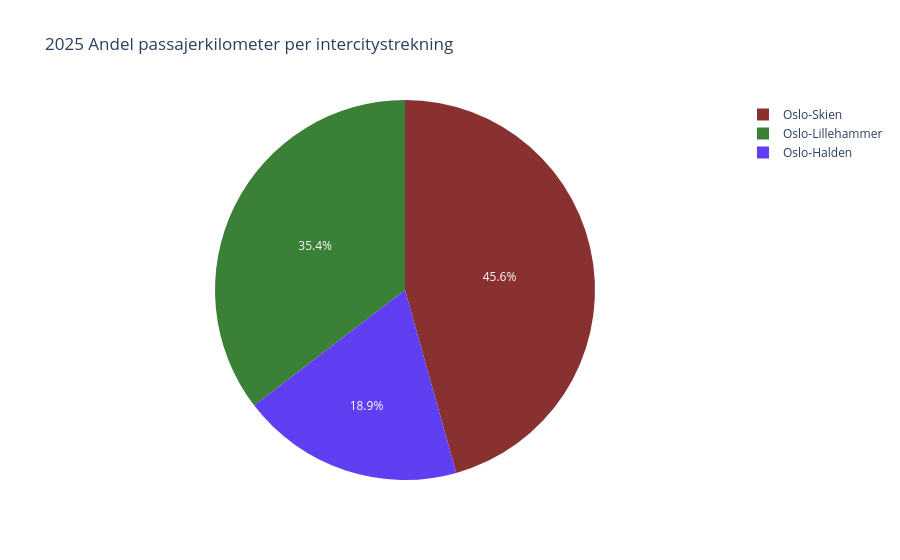

Notebook source saved alongside this figure:
### Code cell
data = {
    'Intercitystrekning': ['Oslo-Skien', 'Oslo-Lillehammer', 'Oslo-Halden'],
    'Transportarbeid': [vestfold.value.iloc[-1] / 1e9, 
                        innlandet.value.iloc[-1] / 1e9, 
                        ostfold.value.iloc[-1] / 1e9]
    }

kollektiv_df = pd.DataFrame(data)

color_map = {
    'Oslo-Skien': "#893030",
    'Oslo-Lillehammer': "#3B8037",
    'Oslo-Halden': "#603FF3"
}

# 3. Lag diagrammet med både names og color satt til den nye kolonnen
fig = px.pie(
    kollektiv_df,
    names='Intercitystrekning',
    color='Intercitystrekning',
    values='Transportarbeid',
    title='2025 Andel passajerkilometer per intercitystrekning',
    color_discrete_map=color_map,
)

fig.show()

### Figure 1 — Plotly figure (JSON) as saved in the notebook; plotly's stock layout.template omitted (floating-point values rounded to 4 significant figures)
{"data": [{"customdata": [["Oslo-Skien"], ["Oslo-Lillehammer"], ["Oslo-Halden"]], "domain": {"x": [0, 1], "y": [0, 1]}, "hovertemplate": "Intercitystrekning=%{customdata[0]}<br>Transportarbeid=%{value}<extra></extra>", "labels": ["Oslo-Skien", "Oslo-Lillehammer", "Oslo-Halden"], "legendgroup": "", "marker": {"colors": ["#893030", "#3B8037", "#603FF3"]}, "name": "", "showlegend": true, "type": "pie", "values": [0.5156, 0.4, 0.214]}], "layout": {"legend": {"tracegroupgap": 0}, "title": {"text": "2025 Andel passajerkilometer per intercitystrekning"}}}
